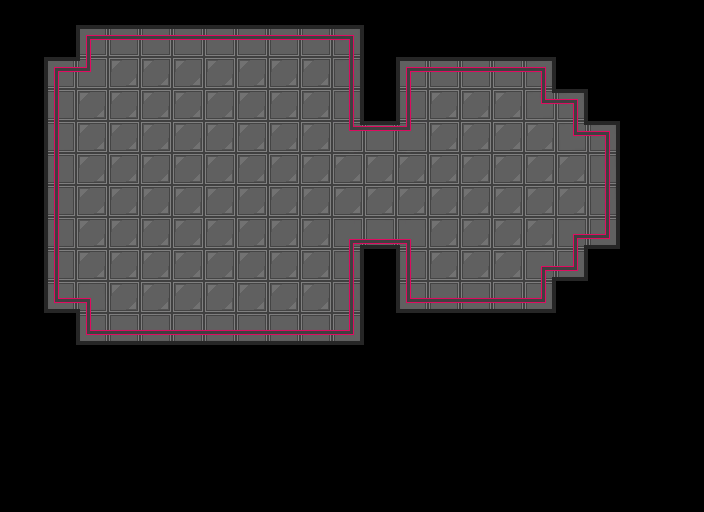

Below is a game level as drawn by its tile map, then a one-line description and the .tmx that defines it (tile-layer data replaced by summaries):
An orthogonal 22x16 tile map with 32x32 px tiles, 1 tile layer (Tile Layer 1).

<map version="1.0" tiledversion="1.1.5" orientation="orthogonal" renderorder="right-down" width="22" height="16" tilewidth="32" tileheight="32" infinite="0" nextobjectid="1">
 <tileset firstgid="1" name="Background_Tileset" tilewidth="32" tileheight="32" tilecount="100" columns="10">
  <image source="Background_Tileset.png" width="320" height="320" />
  <tile id="12">
   <properties>
    <property name="blocked" value="true" />
   </properties>
  </tile>
  <tile id="13">
   <properties>
    <property name="blocked" value="true" />
   </properties>
  </tile>
  <tile id="14">
   <properties>
    <property name="blocked" value="true" />
   </properties>
  </tile>
  <tile id="15">
   <properties>
    <property name="blocked" value="true" />
   </properties>
  </tile>
  <tile id="16">
   <properties>
    <property name="blocked" value="true" />
   </properties>
  </tile>
  <tile id="17">
   <properties>
    <property name="blocked" value="true" />
   </properties>
  </tile>
  <tile id="18">
   <properties>
    <property name="blocked" value="true" />
   </properties>
  </tile>
  <tile id="19">
   <properties>
    <property name="blocked" value="true" />
   </properties>
  </tile>
  <tile id="20">
   <properties>
    <property name="blocked" value="true" />
   </properties>
  </tile>
 </tileset>
 <layer name="Tile Layer 1" width="22" height="16" offsetx="12" offsety="-7">
  <data>[352 cells, 152 non-empty, 19 distinct tile ids]</data>
 </layer>
</map>